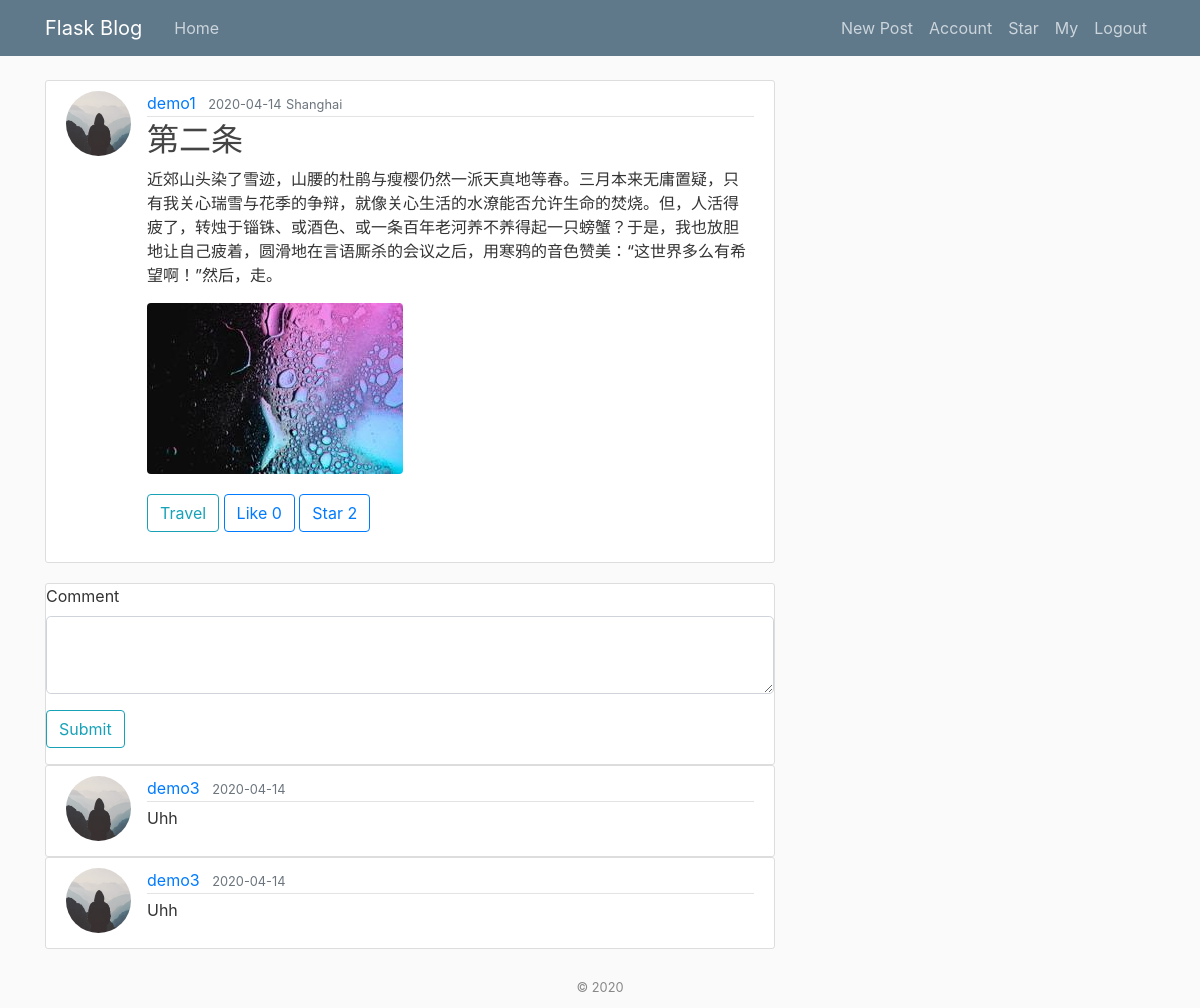
The app's page /post/2 (signed in) with its own data.
### flaskblog/models.py (models this page shows, shortened)
class User(db.Model, UserMixin):
    id = db.Column(db.Integer, primary_key=True)
    username = db.Column(db.String(20), unique=True, nullable=False)
    email = db.Column(db.String(120), unique=True, nullable=False)
    image_file = db.Column(db.String(20), nullable=False, default='default.jpg')
    password = db.Column(db.String(60), nullable=False)
    posts = db.relationship('Post', backref='author', lazy=True)
    comments = db.relation('Comment', backref='author', lazy=True)
    star_posts = db.relationship('Post', secondary=user_star_post, backref='star_posts', lazy=True)
    like_posts = db.relationship('Post', secondary=user_like_post, backref='like_posts', lazy=True)

class Post(db.Model):
    id = db.Column(db.Integer, primary_key=True)
    title = db.Column(db.String(100), nullable=False)
    position = db.Column(db.String(100), nullable=False)
    date_posted = db.Column(db.DateTime, nullable=False, default=datetime.utcnow)
    content = db.Column(db.Text, nullable=False)
    image_file = db.Column(db.String(20), nullable=False, default='default.jpg')
    user_id = db.Column(db.Integer, db.ForeignKey('user.id'), nullable=False)
    comments = db.relation('Comment', backref='posted', lazy=True)
    like_count = db.Column(db.Integer, nullable=False, default=0)
    star_count = db.Column(db.Integer, nullable=False, default=0)
    post_type = db.Column(db.Integer, nullable=False)

class Comment(db.Model):
    id = db.Column(db.Integer, primary_key=True)
    content = db.Column(db.Text, nullable=False)
    date_commented = db.Column(db.DateTime, nullable=False, default=datetime.utcnow)
    user_id = db.Column(db.Integer, db.ForeignKey('user.id'), nullable=False)
    post_id = db.Column(db.Integer, db.ForeignKey('post.id'), nullable=False)

### flaskblog/posts/routes.py (the view)
@posts.route("/post/<int:post_id>", methods=['GET', 'POST'])
@login_required
def post(post_id):
    post = Post.query.get_or_404(post_id)
    form = CommentForm()
    if form.validate_on_submit():
        comment = Comment(content=form.content.data, author=current_user, posted=post)
        db.session.add(comment)
        db.session.commit()
        flash('You have comment successfully!', 'success')
    comments = Comment.query.filter_by(post_id=post_id).order_by(Comment.date_commented.desc()).all()
    return render_template('post.html', title=post.title, post=post,
                           comments=comments, comment_form=form)

### flaskblog/posts/forms.py
class CommentForm(FlaskForm):
    content = TextAreaField('Comment', validators=[DataRequired()])
    submit = SubmitField('Submit')

### flaskblog/models.py (called while the page is built)
@login_manager.user_loader
def load_user(user_id):
    return User.query.get(int(user_id))

### flaskblog/templates/post.html (shortened to what this page needs)
{% extends "layout.html" %}
{% block content %}
  <article class="media content-section">
    <img class="rounded-circle article-img" src="{{ url_for('static', filename='profile_pics/' + post.author.image_file) }}">
    <div class="media-body">
      <div class="article-metadata">
        <a class="mr-2" href="{{ url_for('users.user_posts', username=post.author.username) }}">{{ post.author.username }}</a>
        <small class="text-muted">{{ post.date_posted.strftime('%Y-%m-%d') }}</small>
        <small class="text-muted">{{ post.position }}</small>
      </div>
      <h2 class="article-title">{{ post.title }}</h2>
      <p class="article-content">{{ post.content }}</p>
      <img src="{{ url_for('static', filename='post_pics/' + post.image_file) }}" class="rounded" />
      <div class="post-button-section">
        {% if post.post_type %}
            <button class="btn btn-outline-info">Explore</button>
        {% else %}
            <button class="btn btn-outline-info">Travel</button>
        {% endif %}
        <button onclick="like({{ post.id }}, {{ post.like_count }})"
        class="btn btn-outline-primary">
            Like
            <span id="like-button">
                {{ post.like_count }}
            </span>
        </button>
        <button onclick="star({{ post.id }}, {{ post.star_count }})"
        class="btn btn-outline-primary">
            Star
            <span id="star-button">
                {{ post.star_count }}
            </span>
        </button>
    </div>
    </div>
  </article>
  <div class="comment-section">
        <form method="POST" action="">
            <div class="form-group">
                {{ comment_form.content.label(class="form-control-label") }}
                {% if comment_form.content.errors %}
                    {{ comment_form.content(class="form-control form-control-lg is-invalid") }}
                    <div class="invalid-feedback">
                        {% for error in comment_form.content.errors %}
                            <span>{{ error }}</span>
                        {% endfor %}
                    </div>
                {% else %}
                    {{ comment_form.content(class="form-control form-control-lg") }}
                {% endif %}
            </div>
            <div class="form-group">
                {{ comment_form.submit(class="btn btn-outline-info") }}
            </div>
        </form>
    </div>
    {% for comment in comments %}
    <article class="media content-section">
      <img class="rounded-circle article-img" src="{{ url_for('static', filename='profile_pics/' + comment.author.image_file) }}">
      <div class="media-body">
        <div class="article-metadata">
          <a class="mr-2" href="{{ url_for('users.user_posts', username=comment.author.username) }}">{{ comment.author.username }}</a>
          <small class="text-muted">{{ comment.date_commented.strftime('%Y-%m-%d') }}</small>
        </div>
        <p class="article-content">{{ comment.content }}</p>
      </div>
    </article>
    {% endfor %}
{% endblock content %}

### flaskblog/static/main.css (style rules this page uses)
body { background: #fafafa; color: #333333; margin-top: 5rem; }
h1, h2, h3, h4, h5, h6 { color: #444444; }
.content-section { background: #ffffff; padding: 10px 20px; border: 1px solid #dddddd; border-radius: 3px; }
.comment-section { background: #ffffff; margin-top: 20px; border: 1px solid #dddddd; border-radius: 3px; }
.post-button-section { margin: 20px 0 }
.article-title { color: #444444; }
.article-content { white-space: pre-line; }
.article-img { height: 65px; width: 65px; margin-right: 16px; }
.article-metadata { padding-bottom: 1px; margin-bottom: 4px; border-bottom: 1px solid #e3e3e3 }

### records on screen
User: image_file (placeholder picture), author.username "demo1"
Post: date_posted "2020-04-14", position "Shanghai", title "第二条", content "近郊山头染了雪迹，山腰的杜鹃与瘦樱仍然一派天真地等春。三月本来无庸置疑，只有我关心瑞雪与花季的争辩，就像关心生活的水潦能否允许生命的焚烧。但，人活得疲了，转烛于锱铢、或酒色、或一条百年老河养不养得起一只螃蟹？于是，我也放胆地让自己疲着，圆滑地在言语厮杀的会议之后，用寒鸦的音色赞美：“这世界多么有希望啊！”然后，走。", image_file (picture), like_count "0", star_count "2"
Comment: image_file (placeholder picture), author.username "demo3", date_commented "2020-04-14", content "Uhh"
Comment: image_file (placeholder picture), author.username "demo3", date_commented "2020-04-14", content "Uhh"

### other values on screen
{{ comment_form.content.label(class="form-control-label") }} "Comment"
